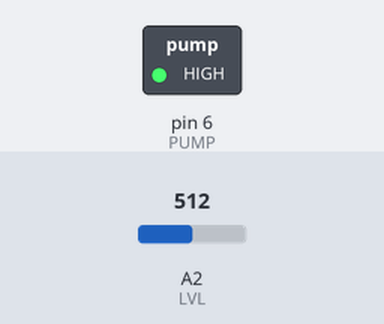
Bench run of a sketch on a simulated Arduino Uno, built with avr-gcc and run on an emulated ATmega328P. On the bench: switched loads named in the sketch (green lamp = pin HIGH). The inputs (shaded band) are chosen by the test bench; at power-on: A2 (LVL) = 512.

Above: at 1.2 s.
1.3 s: A2 (LVL) set to 86
2.8 s: A2 (LVL) set to 73
At 3.9 s:
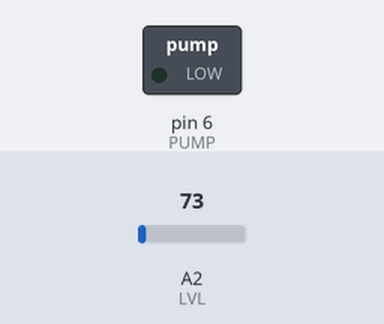
4.3 s: A2 (LVL) set to 122
At 4.8 s:
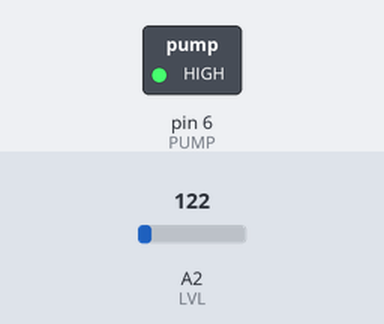
5.8 s: A2 (LVL) set to 30
At 6.6 s:
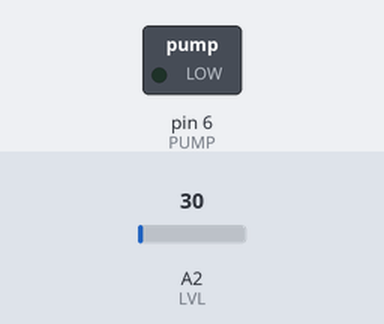
Timing chart, 0 to 8.3 s (numbered marks = the images above; inputs shaded):
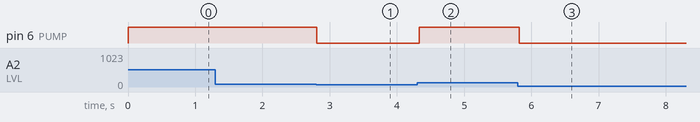

Measured:
- the behaviour switches between 82 and 81 on A2 (LVL) (found by bisection; images 0 and 1)
- after the input at 1.3 s, every drawn part: stays the same
- after the input at 2.8 s, pin 6 (PUMP): HIGH → LOW at once
- after the input at 4.3 s, pin 6 (PUMP): LOW → HIGH at once
- after the input at 5.8 s, pin 6 (PUMP): HIGH → LOW at once

The sketch:

sketch.ino
```cpp
const byte LVL = A2;
const byte PUMP = 6;
void setup() { pinMode(PUMP, OUTPUT); }
void loop()
{
    float cm = analogRead(LVL) * (5.0 / 1023.0) * 100.0;
    digitalWrite(PUMP, cm >= 40.0 ? HIGH : LOW);
    delay(40);
}
```
